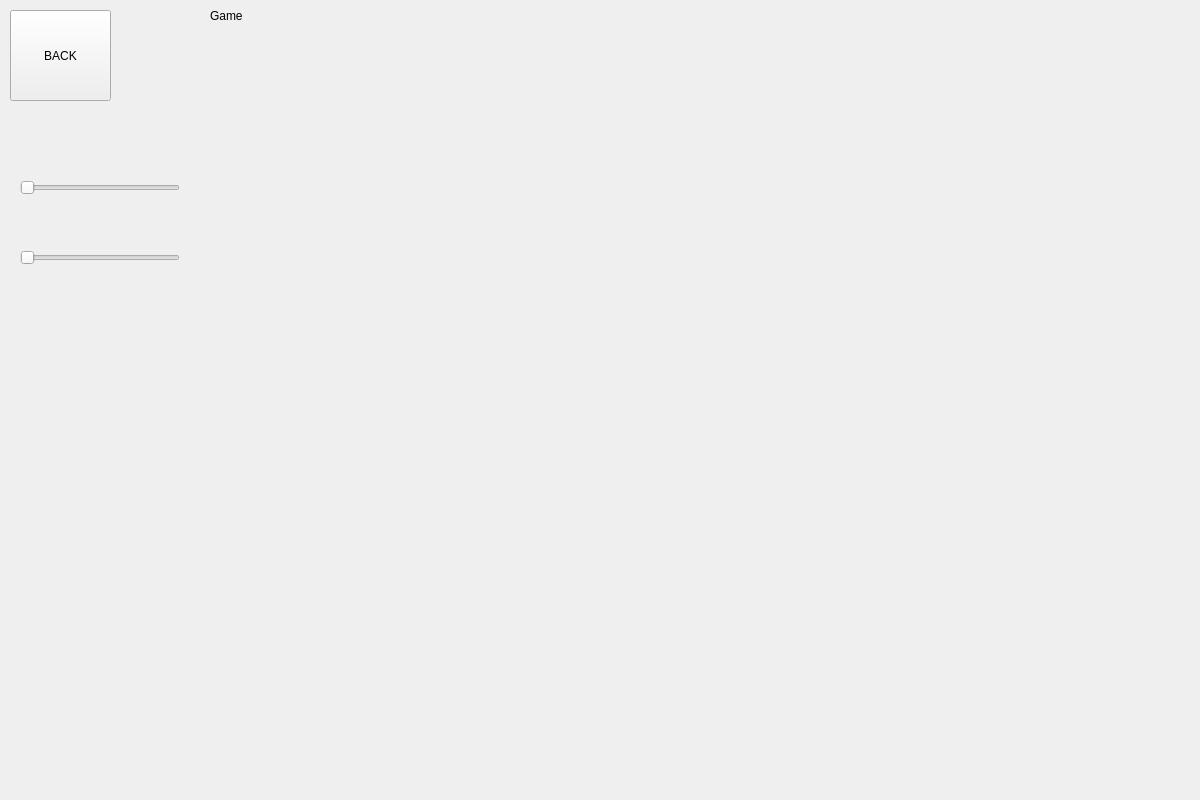
<?xml version="1.0" encoding="UTF-8"?>
<ui version="4.0">
 <class>Form</class>
 <widget class="QWidget" name="Form">
  <property name="geometry">
   <rect>
    <x>0</x>
    <y>0</y>
    <width>1200</width>
    <height>800</height>
   </rect>
  </property>
  <property name="windowTitle">
   <string>Form</string>
  </property>
  <widget class="QPushButton" name="pushButton">
   <property name="geometry">
    <rect>
     <x>10</x>
     <y>10</y>
     <width>101</width>
     <height>91</height>
    </rect>
   </property>
   <property name="text">
    <string>BACK</string>
   </property>
  </widget>
  <widget class="QSlider" name="horizontalSlider">
   <property name="geometry">
    <rect>
     <x>20</x>
     <y>180</y>
     <width>160</width>
     <height>16</height>
    </rect>
   </property>
   <property name="orientation">
    <enum>Qt::Horizontal</enum>
   </property>
  </widget>
  <widget class="QSlider" name="horizontalSlider_2">
   <property name="geometry">
    <rect>
     <x>20</x>
     <y>250</y>
     <width>160</width>
     <height>16</height>
    </rect>
   </property>
   <property name="orientation">
    <enum>Qt::Horizontal</enum>
   </property>
  </widget>
  <widget class="QWidget" name="verticalLayoutWidget">
   <property name="geometry">
    <rect>
     <x>200</x>
     <y>30</y>
     <width>991</width>
     <height>751</height>
    </rect>
   </property>
   <layout class="QVBoxLayout" name="verticalLayout"/>
  </widget>
  <widget class="QLabel" name="label">
   <property name="geometry">
    <rect>
     <x>210</x>
     <y>10</y>
     <width>54</width>
     <height>12</height>
    </rect>
   </property>
   <property name="text">
    <string>Game</string>
   </property>
  </widget>
 </widget>
 <resources/>
 <connections/>
</ui>
